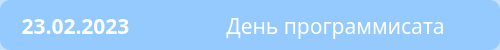
<?xml version="1.0" encoding="UTF-8"?>
<ui version="4.0">
 <class>Frame</class>
 <widget class="QFrame" name="Frame">
  <property name="geometry">
   <rect>
    <x>0</x>
    <y>0</y>
    <width>500</width>
    <height>50</height>
   </rect>
  </property>
  <property name="sizePolicy">
   <sizepolicy hsizetype="Fixed" vsizetype="Fixed">
    <horstretch>0</horstretch>
    <verstretch>0</verstretch>
   </sizepolicy>
  </property>
  <property name="minimumSize">
   <size>
    <width>500</width>
    <height>50</height>
   </size>
  </property>
  <property name="windowTitle">
   <string>Frame</string>
  </property>
  <property name="styleSheet">
   <string notr="true">border-radius: 10;
background-color: rgba(0,127,255, 60);</string>
  </property>
  <widget class="QLabel" name="title_label">
   <property name="geometry">
    <rect>
     <x>150</x>
     <y>10</y>
     <width>371</width>
     <height>31</height>
    </rect>
   </property>
   <property name="font">
    <font>
     <family>Yandex Sans Display Regular</family>
     <pointsize>16</pointsize>
     <weight>50</weight>
     <bold>false</bold>
    </font>
   </property>
   <property name="styleSheet">
    <string notr="true">color: white;
background-color: rgb(255,160,0, 0);
</string>
   </property>
   <property name="text">
    <string>День программисата</string>
   </property>
   <property name="alignment">
    <set>Qt::AlignCenter</set>
   </property>
   <property name="wordWrap">
    <bool>true</bool>
   </property>
  </widget>
  <widget class="QLabel" name="date_label">
   <property name="geometry">
    <rect>
     <x>10</x>
     <y>10</y>
     <width>131</width>
     <height>31</height>
    </rect>
   </property>
   <property name="font">
    <font>
     <family>Yandex Sans Display</family>
     <pointsize>16</pointsize>
     <weight>75</weight>
     <bold>true</bold>
    </font>
   </property>
   <property name="styleSheet">
    <string notr="true">color: white;
background-color: rgb(255,160,0, 0);
</string>
   </property>
   <property name="text">
    <string>23.02.2023</string>
   </property>
   <property name="alignment">
    <set>Qt::AlignCenter</set>
   </property>
   <property name="wordWrap">
    <bool>true</bool>
   </property>
  </widget>
 </widget>
 <resources/>
 <connections/>
</ui>
